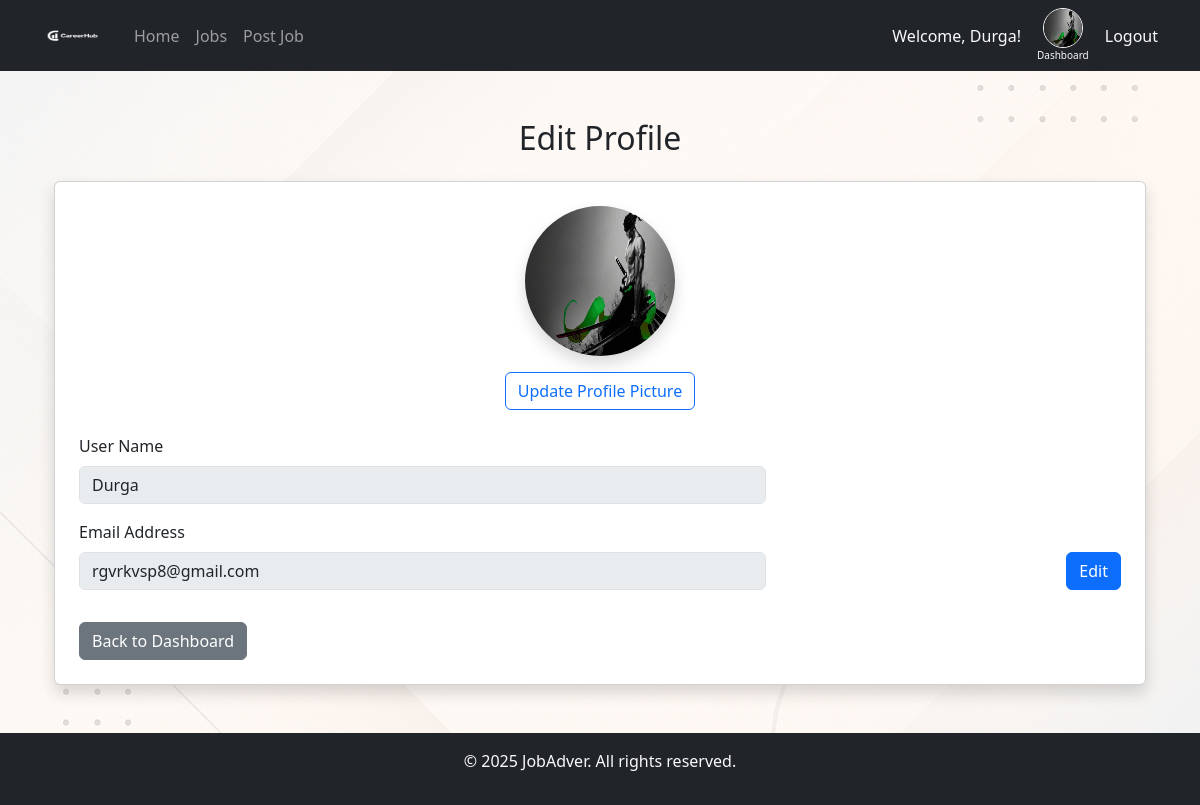
The app's page /edit-profile/ (signed in) with its own data.
### job_app/models.py (models this page shows, shortened)
class CustomUser(AbstractUser):
    USER_TYPE_CHOICES = (
        ('employer', 'Employer'),
        ('employee', 'Employee'),
    )
    user_type = models.CharField(max_length=10, choices=USER_TYPE_CHOICES, default='employee')

class Profile(models.Model):
    USER_TYPE_CHOICES = (
        ('employee', 'Employee'),
        ('employer', 'Employer'),
    )
    user = models.OneToOneField(settings.AUTH_USER_MODEL, on_delete=models.CASCADE)
    user_type = models.CharField(max_length=20, choices=USER_TYPE_CHOICES)
    profile_picture = models.ImageField(upload_to='profile_pics/', null=True, blank=True)

### job_app/views.py (the view, shortened to what this page needs)
# urls.py: path('edit-profile/', views.edit_profile, name='edit_profile'),
@login_required
def edit_profile(request):
    user = request.user
    if request.method == 'POST' and 'profile_picture' in request.FILES:
        profile = user.profile
        profile.profile_picture = request.FILES['profile_picture']
        profile.save()
        messages.success(request, "Profile picture updated.")
        return redirect('edit_profile')
    return render(request, 'job_app/edit_profile.html')

### job_app/templates/job_app/edit_profile.html (shortened to what this page needs)
{% extends 'job_app/base.html' %}
{% load static %}
{% block content %}
<div class="container mt-5">
  <h2 class="text-center mb-4">Edit Profile</h2>
  <div class="card p-4 shadow rounded">
    <form method="POST" enctype="multipart/form-data">
      <div class="text-center mb-4">
        <img src="{{ user.profile.profile_picture.url|default_if_none:'/static/images/default_profile.png' }}"
             alt="Profile Picture"
             class="rounded-circle shadow"
             width="150" height="150">
        <br>
        <button type="button" class="btn btn-outline-primary mt-3"
                onclick="document.getElementById('fileInput').click();">
          Update Profile Picture
        </button>
      </div>
      <div class="row align-items-end">
        <div class="col-md-8">
          <div class="mb-3">
            <label for="user_name" class="form-label">User Name</label>
            <input type="text" name="user_name" id="user_name" class="form-control"
                   value="{{ user.username }}" disabled>
          </div>
          <div class="mb-3">
            <label for="email" class="form-label">Email Address</label>
            <input type="email" name="email" id="email" class="form-control"
                   value="{{ user.email }}" disabled>
          </div>
        </div>
        <div class="col-md-4 text-end">
          <button type="button" id="editBtn" class="btn btn-primary mb-3">Edit</button>
        </div>
      </div>
      <a href="{% url 'dashboard' %}" class="btn btn-secondary mt-3">Back to Dashboard</a>
    </form>
  </div>
</div>
{% endblock %}

### job_app/templates/job_app/base.html (shortened to what this page needs)
<!DOCTYPE html>
<html lang="en">
<head>
    <link href="https://cdn.jsdelivr.net/npm/bootstrap@5.3.0/dist/css/bootstrap.min.css" rel="stylesheet">
    {% load static %}
    <link rel="stylesheet" type="text/css" href="{% static 'css/style.css' %}">
</head>
<body>
<nav class="navbar navbar-expand-lg navbar-dark bg-dark">
    <div class="container">
        <a class="navbar-brand d-flex align-items-center" href="/">
            <img src="{% static 'images/logo.png' %}" alt="CareerHub Logo" width="60" height="40" class="me-2">
        </a>
        <div class="collapse navbar-collapse" id="navbarNav">
            <ul class="navbar-nav me-auto">
                <li class="nav-item"><a class="nav-link" href="/">Home</a></li>
                <li class="nav-item"><a class="nav-link" href="/jobs/">Jobs</a></li>
                {% if user.is_authenticated and user.user_type == 'employer' %}
                    <li class="nav-item"><a class="nav-link" href="{% url 'post_job' %}">Post Job</a></li>
                {% endif %}
            </ul>
            {% if user.is_authenticated %}
            <div class="d-flex align-items-center">
                <span class="text-light me-3">Welcome, {{ user.username }}!</span>
                {% if user.profile.profile_picture %}
                <div class="d-flex flex-column align-items-center">
                    <a href="{% url 'dashboard' %}" class="nav-link p-0">
                        <img src="{{ user.profile.profile_picture.url }}" alt="Profile Picture"
                             class="rounded-circle border border-light" width="40" height="40">
                    </a>
                    <small class="text-light" style="font-size: 10px;">Dashboard</small>
                </div>
                {% endif %}
                <a class="nav-link text-light ms-3" href="#"
                onclick="event.preventDefault();
                         if (confirm('Are you sure you want to log out?')) {
                             document.getElementById('logout-form').submit();
                         }">
                 Logout
             </a>
         </div>
            {% else %}
            <ul class="navbar-nav">
                <li class="nav-item"><a class="nav-link" href="{% url 'login' %}">Login</a></li>
                <li class="nav-item"><a class="nav-link" href="{% url 'register' %}">Signup!</a></li>
            </ul>
            {% endif %}
        </div>
    </div>
</nav>
 <div class="container mt-4">
    {% block content %}{% endblock %}
</div>
<footer class="bg-dark text-light text-center p-3 mt-5">
    <p>&copy; 2025 JobAdver. All rights reserved.</p>
</footer>
</body>
</html>

### job_app/static/css/style.css (style rules this page uses)
body { background-image: url('/static/images/baground.png'); background-size: cover; background-repeat: no-repeat; background-attachment: fixed; }

### records on screen
CustomUser: username "Durga", profile.profile_picture (picture), user_name "Durga", email "rgvrkvsp8@gmail.com"
